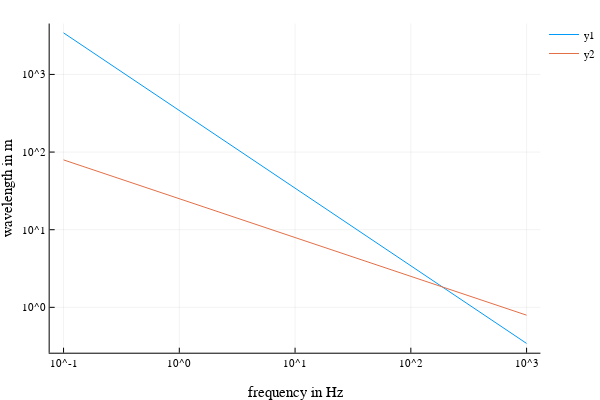

The notebook cell this image was saved under:
### Code cell
plot(f, [lambda0, lambdab], xlabel="frequency in Hz", ylabel="wavelength in m", scale=:log10)

### Figure 1 — Plotly figure (JSON) as saved in the notebook; plotly's stock layout.template omitted (floating-point values rounded to 4 significant figures; data arrays with more than 128 entries replaced by an {"elided": "..."} marker saying what was removed)
{"data": [{"colorbar": {"title": ""}, "legendgroup": "y1", "line": {"color": "rgba(0, 154, 250, 1.000)", "dash": "solid", "shape": "linear", "width": 1}, "mode": "lines", "name": "y1", "showlegend": true, "type": "scatter", "x": {"elided": "1000 float values"}, "xaxis": "x1", "y": {"elided": "1000 float values"}, "yaxis": "y1", "zmax": null, "zmin": null}, {"colorbar": {"title": ""}, "legendgroup": "y2", "line": {"color": "rgba(227, 111, 71, 1.000)", "dash": "solid", "shape": "linear", "width": 1}, "mode": "lines", "name": "y2", "showlegend": true, "type": "scatter", "x": {"elided": "1000 float values"}, "xaxis": "x1", "y": {"elided": "1000 float values"}, "yaxis": "y1", "zmax": null, "zmin": null}], "layout": {"annotations": [], "height": 400, "legend": {"bgcolor": "rgba(255, 255, 255, 1.000)", "bordercolor": "rgba(0, 0, 0, 1.000)", "font": {"color": "rgba(0, 0, 0, 1.000)", "family": "sans-serif", "size": 11}, "tracegroupgap": 0, "x": 1, "y": 1}, "margin": {"b": 20, "l": 0, "r": 0, "t": 20}, "paper_bgcolor": "rgba(255, 255, 255, 1.000)", "plot_bgcolor": "rgba(255, 255, 255, 1.000)", "showlegend": true, "width": 600, "xaxis": {"anchor": "y1", "domain": [0.09128, 0.9934], "gridcolor": "rgba(0, 0, 0, 0.100)", "gridwidth": 0.5, "linecolor": "rgba(0, 0, 0, 1.000)", "mirror": false, "range": [-1.12, 3.12], "showgrid": true, "showline": true, "showticklabels": true, "tickangle": 0, "tickcolor": "rgb(0, 0, 0)", "tickfont": {"color": "rgba(0, 0, 0, 1.000)", "family": "sans-serif", "size": 11}, "tickmode": "array", "ticks": "inside", "ticktext": ["10^-1", "10^0", "10^1", "10^2", "10^3"], "tickvals": [0.1, 1, 10, 100, 1000], "title": "frequency in Hz", "titlefont": {"color": "rgba(0, 0, 0, 1.000)", "family": "sans-serif", "size": 15}, "type": "log", "visible": true, "zeroline": false, "zerolinecolor": "rgba(0, 0, 0, 1.000)"}, "yaxis": {"anchor": "x1", "domain": [0.07581, 0.9902], "gridcolor": "rgba(0, 0, 0, 0.100)", "gridwidth": 0.5, "linecolor": "rgba(0, 0, 0, 1.000)", "mirror": false, "range": [-0.5843, 3.655], "showgrid": true, "showline": true, "showticklabels": true, "tickangle": 0, "tickcolor": "rgb(0, 0, 0)", "tickfont": {"color": "rgba(0, 0, 0, 1.000)", "family": "sans-serif", "size": 11}, "tickmode": "array", "ticks": "inside", "ticktext": ["10^0", "10^1", "10^2", "10^3"], "tickvals": [1, 10, 100, 1000], "title": "wavelength in m", "titlefont": {"color": "rgba(0, 0, 0, 1.000)", "family": "sans-serif", "size": 15}, "type": "log", "visible": true, "zeroline": false, "zerolinecolor": "rgba(0, 0, 0, 1.000)"}}}
